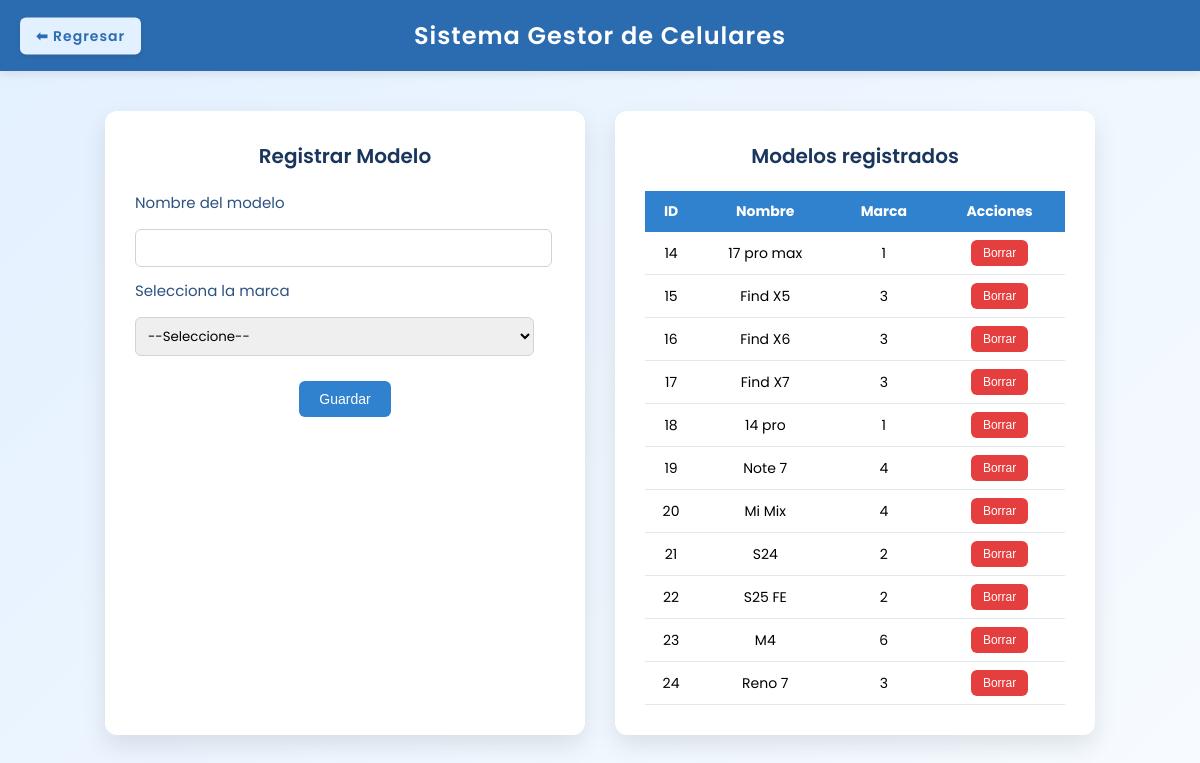
/tiendaCelulares/controlador/consultarMarcaenModelos.php, run on the app's committed database.
### tables this page shows
CREATE TABLE `modelos` (
  `id` int NOT NULL,
  `nombre` varchar(20) NOT NULL,
  `id_marca` int DEFAULT NULL
);

### tiendaCelulares/controlador/consultarMarcaenModelos.php (called while the page is built, shortened)
<?php
$database = new Conexion();
$db = $database->conectar();
$sql2 = "SELECT * from modelos";
$stmt2 = $db->prepare($sql2);
$stmt2->execute();
$modelos = $stmt2->fetchAll(PDO::FETCH_ASSOC);
require_once "../vista/registrarModelo.php";
?>

### tiendaCelulares/vista/registrarModelo.php (the view, shortened to what this page needs)
<!DOCTYPE html>
<html lang="es">
<head>
</head>
<body>
    <div class="header">
        <a href="../index.php" class="btn-regresar">⬅ Regresar</a>
        Sistema Gestor de Celulares
    </div>
    <div class="main-container">
        <div class="container">
            <div class="title">Registrar Modelo</div>
            <form action="../controlador/guardarModelo.php" method="POST">
                <h2>Nombre del modelo</h2>
                <input type="text" name="nombreModelo" id="nombreModelo" required>
                <h2>Selecciona la marca</h2>
                <select name="idMarcaSeleccionada" id="idMarcaSeleccionada" required>
                    <option value="">--Seleccione--</option>
                </select>
                <br><br>
                <div style="text-align:center;">
                    <button type="submit">Guardar</button>
                </div>
            </form>
        </div>
        <div class="container">
            <div class="title">Modelos registrados</div>
            <?php if(count($modelos) > 0): ?>
            <table>
                <tr>
                    <th>ID</th>
                    <th>Nombre</th>
                    <th>Marca</th>
                    <th>Acciones</th>
                </tr>
                <?php foreach($modelos as $fila): ?>
                <tr>
                    <td><?php echo $fila['id']; ?></td>
                    <td><?php echo $fila['nombre']; ?></td>
                    <td><?php echo $fila['id_marca']; ?></td>
                    <td>
                        <form action="../controlador/eliminarModelo.php" method="POST" style="margin: 0;">
                            <button type="submit" class="btn-eliminar" onclick="return confirm('¿Seguro que quieres borrar este modelo?');">Borrar</button>
                        </form>
                    </td>
                </tr>
                <?php endforeach; ?>
            </table>
            <?php else: ?>
            <p class="mensaje">No se encontraron resultados.</p>
            <?php endif; ?>
        </div>
    </div>
</body>
</html>

### tiendaCelulares/vista/registrarModelo.php (style rules this page uses)
body { font-family: 'Poppins', sans-serif; background: linear-gradient(135deg, #e3f0ff, #f7fbff); margin: 0; padding: 0; }
.header { position: relative; background: #2b6cb0; color: white; padding: 18px; text-align: center; font-size: 24px; font-weight: 600; letter-spacing: 1px; box-shadow: 0 2px 10px rgba(0,0,0,0.1); }
.btn-regresar { position: absolute; left: 20px; top: 50%; transform: translateY(-50%); background: #e3f0ff; color: #2b6cb0; text-decoration: none; padding: 8px 16px; border-radius: 6px; font-size: 14px; font-weight: 600; transition: all 0.25s ease; box-shadow: 0 2px 5px rgba(0,0,0,0.1); }
.main-container { display: flex; justify-content: center; gap: 30px; margin: 40px; flex-wrap: wrap; }
.container { background: #ffffff; width: 420px; padding: 30px; border-radius: 12px; box-shadow: 0 10px 25px rgba(0,0,0,0.1); }
.title { font-size: 20px; font-weight: 600; color: #1a365d; margin-bottom: 20px; text-align: center; }
h2 { font-size: 15px; font-weight: 400; color: #2c5282; margin-bottom: 10px; }
input, select { width: 95%; padding: 8px; border-radius: 6px; border: 1px solid #cbd5e0; outline: none; font-family: 'Poppins', sans-serif; margin-top: 5px; }
button { background: #3182ce; color: white; border: none; padding: 10px 20px; border-radius: 6px; cursor: pointer; font-size: 14px; transition: all 0.25s ease; }
.btn-eliminar { background: #e53e3e; padding: 6px 12px; font-size: 12px; }
table { width: 100%; border-collapse: collapse; font-size: 14px; }
th { background: #3182ce; color: white; padding: 10px; }
td { padding: 8px; text-align: center; border-bottom: 1px solid #e2e8f0; }

### data on the page
modelos: id "14", nombre "17 pro max", id_marca "1"
modelos: id "15", nombre "Find X5", id_marca "3"
modelos: id "16", nombre "Find X6", id_marca "3"
modelos: id "17", nombre "Find X7", id_marca "3"
modelos: id "18", nombre "14 pro", id_marca "1"
modelos: id "19", nombre "Note 7", id_marca "4"
modelos: id "20", nombre "Mi Mix", id_marca "4"
modelos: id "21", nombre "S24", id_marca "2"
modelos: id "22", nombre "S25 FE", id_marca "2"
modelos: id "23", nombre "M4", id_marca "6"
modelos: id "24", nombre "Reno 7", id_marca "3"
